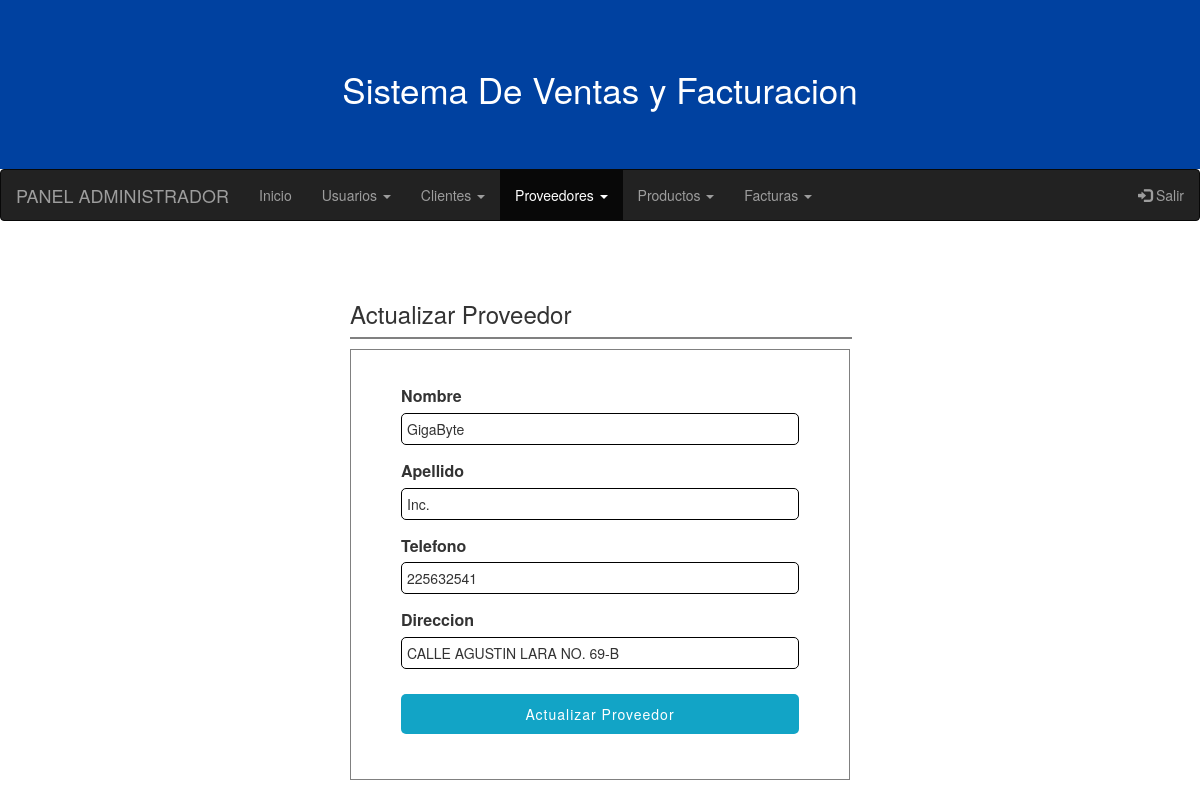
Screenshot of /Sistema/InicioAdmin/actualizar-proveedor.php?id=1 with the database file from the repository.
### tables this page shows
CREATE TABLE `proveedor` (
  `id_proveedor` int(11) NOT NULL AUTO_INCREMENT,
  `nombre` varchar(50) NOT NULL,
  `apellido` varchar(50) DEFAULT NULL,
  `telefono` int(11) NOT NULL,
  `direccion` varchar(50) NOT NULL,
  PRIMARY KEY (`id_proveedor`)
);

### Sistema/InicioAdmin/actualizar-proveedor.php (the view, shortened to what this page needs)
<?php
  $conexion = mysqli_connect("localhost", "root", "", "Tienda");
  $iduser = $_GET['id'];
  $sql = mysqli_query($conexion, "SELECT p.id_proveedor, p.nombre, p.apellido, p.telefono, p.direccion
                                  FROM proveedor p
                                  WHERE id_proveedor = $iduser");
  $result_sql = mysqli_num_rows($sql);
  if($result_sql == 0)
  {
    header("Location: lista-proveedores.php");
  }
  else
  {
    while ($data = mysqli_fetch_array($sql))
    {
      $nombre = $data['nombre'];
      $apellido = $data['apellido'];
      $correo = $data['telefono'];
      $usuario = $data['direccion'];
    }
  }
?>
<!DOCTYPE html>
<html lang="es">
<head>
  <link rel="stylesheet" href="https://maxcdn.bootstrapcdn.com/bootstrap/3.4.1/css/bootstrap.min.css">
    <link rel="stylesheet" href="../css/usuarios.css">
</head>
<body>
  <div class="ban">
    <h3 class="s-t">Sistema De Ventas y Facturacion</h3>
  </div>
  <nav class="navbar navbar-inverse">
    <div class="container-fluid">
      <div class="navbar-header">
        <a class="navbar-brand" href="#">PANEL ADMINISTRADOR</a>
      </div>
      <ul class="nav navbar-nav">
        <li class=""><a href="index.php">Inicio</a></li>
        <li class="dropdown">
        <a class="dropdown-toggle" data-toggle="dropdown" href="#">Usuarios
        <span class="caret"></span></a>
        </li>
        <li class="dropdown">
        <a class="dropdown-toggle" data-toggle="dropdown" href="#">Clientes
        <span class="caret"></span></a>
        </li>
        <li class="dropdown active">
        <a class="dropdown-toggle" data-toggle="dropdown" href="#">Proveedores
        <span class="caret"></span></a>
        </li>
        <li class="dropdown">
        <a class="dropdown-toggle" data-toggle="dropdown" href="#">Productos
        <span class="caret"></span></a>
        </li>
        <li class="dropdown">
        <a class="dropdown-toggle" data-toggle="dropdown" href="#">Facturas
        <span class="caret"></span></a>
        </li>
      </ul>
      <ul class="nav navbar-nav navbar-right">
        <li><a href="../php/salir.php"><span class="glyphicon glyphicon-log-in"></span>    Salir</a></li>
      </ul>
    </div>
  </nav>
  <section id="container">
    <div class="form-r">
      <h3>Actualizar Proveedor</h3>
      <hr>
        <form class="" action="../php/act-proveedor.php" method="post">
          <label for="nombre">Nombre</label>
          <input type="text" name="nombre" id="nombre" value="<?php echo $nombre; ?>">
          <label for="nombre">Apellido</label>
          <input type="text" name="apellido" id="apellido" value="<?php echo $apellido; ?>">
          <label for="email">Telefono</label>
          <input type="number" name="telefono" id="telefono" value="<?php echo $correo; ?>">
          <label for="usuario">Direccion</label>
          <input type="text" name="direccion" id="direccion" value="<?php echo $usuario; ?>">
          <input type="submit" name="" value="Actualizar Proveedor" class="btn-submit">
        </form>
    </div>
  </section>
</body>
</html>

### Sistema/css/usuarios.css (style rules this page uses)
#container { padding: 90px 15px 15px; margin-top: -50px; }
.form-r { width: 500px; margin: auto; }
label { display: block; font-size: 12pt; margin: 15px auto 5px auto; }
hr { border: 1px solid gray; width: 100%; display: block; margin: 10px 0; }
form { margin: auto; padding: 20px 50px; border: 1px solid gray; }
input, select { display: block; width: 100%; padding: 5px; border: 1px solid black; border-radius: 5px; }
.btn-submit { padding: 10px; background-color: #12a4c6; color: white; letter-spacing: 1px; border: none; margin-top: 25px; margin-bottom: 25px; }
.ban { text-align: center; color: white; background-color: #0041a0; padding: 50px; }
.s-t { font-size: 35px; }

### rows the page displays
proveedor: nombre "GigaByte", apellido "Inc.", telefono "225632541", direccion "CALLE AGUSTIN LARA NO. 69-B"
